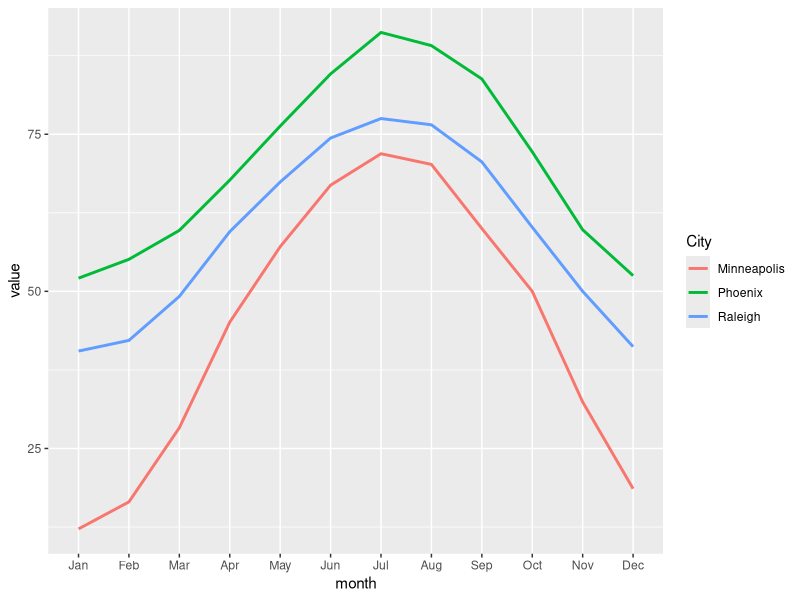
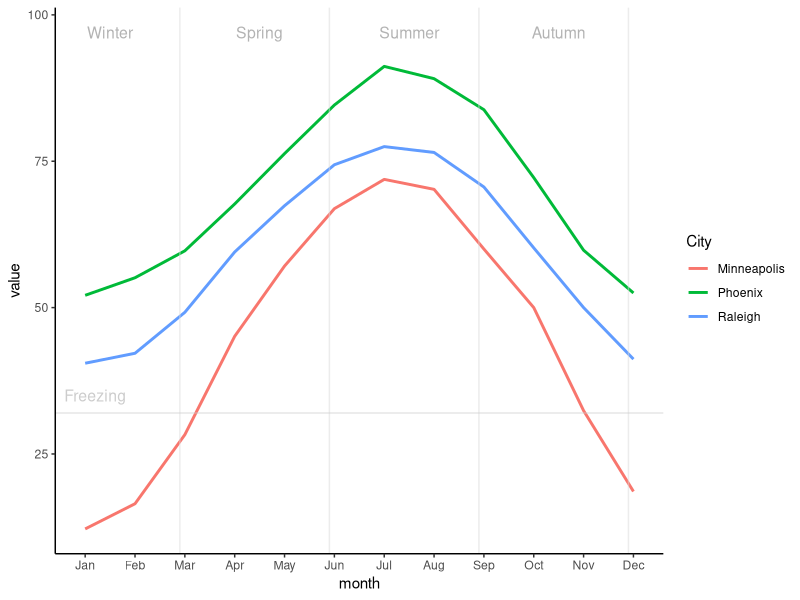
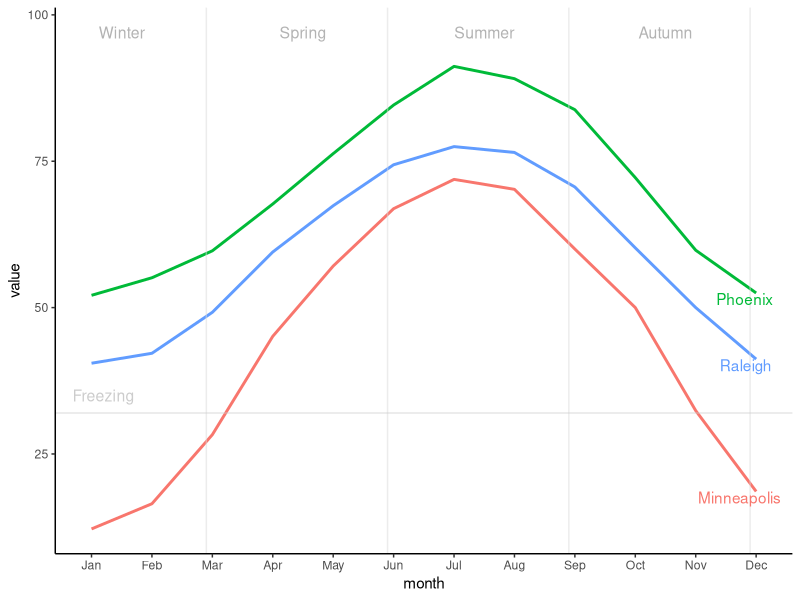
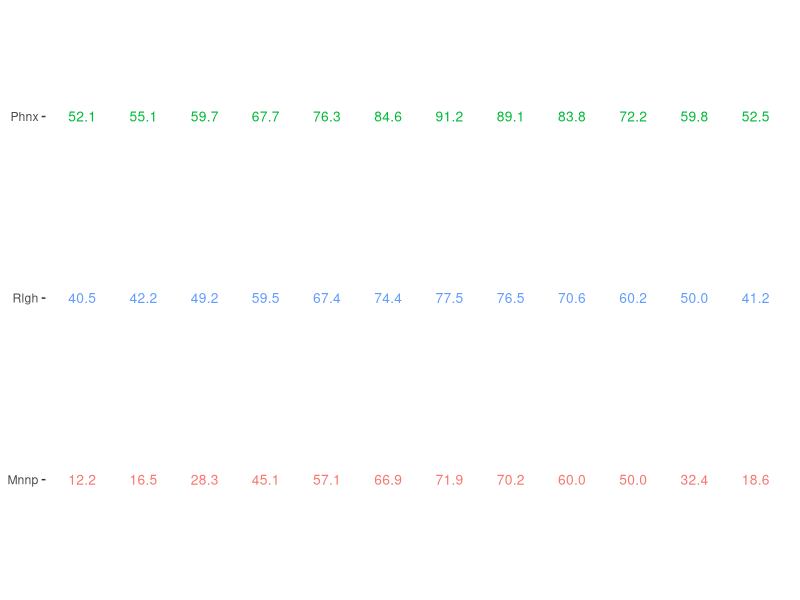
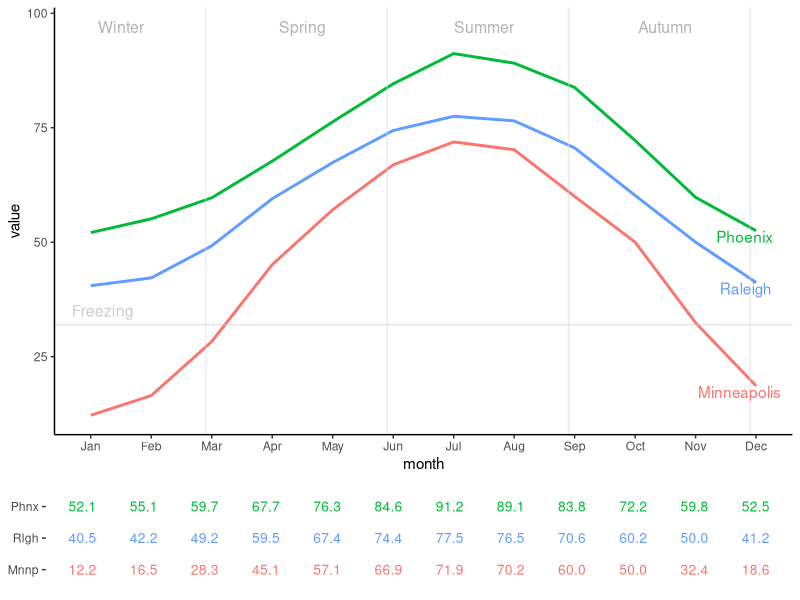

R code for these plots, in order:
###############################################################
###     Generar gráfico con su tabla de datos asociada      ###
###            ggplot +  ggpubr::ggarrange()                ###
###               <Amadeo Guzmán C.>                        ###
###############################################################

#Ejmplo obtenido de:
#Falta link -> Buscar

#Data frame
df <- structure(list(City = structure(c(2L, 3L, 1L), .Label = c("Minneapolis", "Phoenix","Raleigh"), class = "factor"), January = c(52.1, 40.5, 12.2), 
                     February = c(55.1, 42.2, 16.5), March = c(59.7, 49.2, 28.3), April = c(67.7, 59.5, 45.1), May = c(76.3, 67.4, 57.1),
                     June = c(84.6, 74.4, 66.9), July = c(91.2, 77.5, 71.9), August = c(89.1, 76.5, 70.2), September = c(83.8, 70.6, 60),
                     October = c(72.2, 60.2, 50), November = c(59.8, 50, 32.4), December = c(52.5, 41.2, 18.6)), .Names = c("City", "January",
                                                                                                            "February", "March", "April", "May", "June",
                                                                                                            "July", "August", "September", "October",
                                                                                                            "November", "December"), class = "data.frame",
                  row.names = c(NA, -3L))
df

#Pasar a formato largo con melt()
#install.packages("reshape", dependencies=TRUE)
library(reshape)
dfm <- melt(df, variable_name = "month")
dfm
levels(dfm$month) <- month.abb



#-------------------------------
## Generar gráfico principal
#-------------------------------
library(ggplot2)

#Gráfico ->  gráfico de lineas básico
(p1 <- ggplot(dfm, aes(month, value, group = City, colour = City)) +
               geom_line(size = 1)
  )

#se agregan mejoras de formato, lineas horizontales, verticales y texto
(p2 <- p1 + 
    geom_vline(xintercept = c(2.9, 5.9, 8.9, 11.9), colour = "grey85", alpha = 0.5) +
    geom_hline(yintercept = 32, colour = "grey80", alpha = 0.5) + 
    theme_classic() +
    annotate("text", x = 1.2, y = 35, label = "Freezing", colour = "grey80", size = 4) + 
    annotate("text", x = c(1.5, 4.5, 7.5, 10.5), y = 97, label = c("Winter","Spring", "Summer", "Autumn"), colour = "grey70",size = 4)
  )

#formato final con texto como leyenda
(p3 <- p2 + 
    geom_text(data = dfm[dfm$month == "Dec", ], aes(label = City), hjust = 0.7, vjust = 1) +
    theme(legend.position = "none"))



#------------------------------
## Generar tabla de datos
#------------------------------
#Para crear la tabla realmente se hace un gráfico con geom_text()
(data_table <- ggplot(dfm, aes(x = month, y = factor(City), label = format(value, nsmall = 1), colour = City)) +
                geom_text(size = 3.5) +
                theme_bw() +
                #theme_void() +
                scale_y_discrete(labels = abbreviate, limits = c("Minneapolis", "Raleigh", "Phoenix")) +
                #theme(panel.grid.major = "none", legend.position = "none", panel.border = "none", axis.text.x = "none", axis.ticks = "none") +
                #theme(plot.margin = unit(c(-0.5,1, 0, 0.5), "lines")) + 
                theme(panel.border = element_blank(), panel.grid.major = element_blank(), panel.grid.minor = element_blank(), panel.background = element_blank())+
                theme(axis.text.x = element_blank()) +
                theme(axis.ticks.x = element_blank()) +
                theme(legend.position = "none")+
                xlab(NULL) + 
                ylab(NULL)
)


#-------------------------------------
### juntar los dos objetos en 1 hoja
#-------------------------------------

#install.packages("ggpubr")
library(ggpubr)

ggarrange(p3, data_table, ncol = 1, nrow = 2,
          heights = c(1.2, 0.3))
